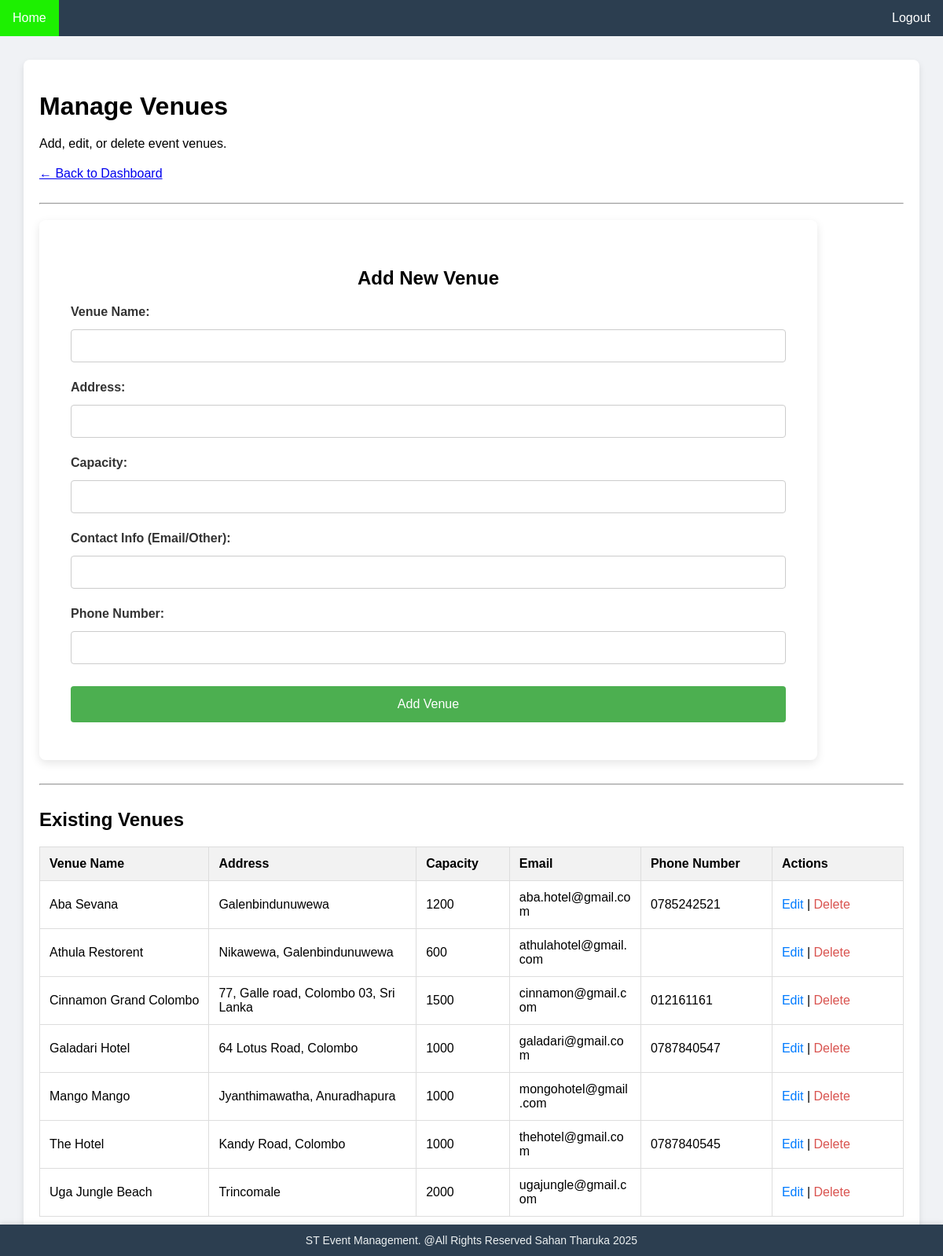
/manage-venues.php (signed in), run on the app's committed database.
### tables this page shows
CREATE TABLE IF NOT EXISTS `venues` (
  `venue_id` int UNSIGNED NOT NULL AUTO_INCREMENT,
  `venue_name` varchar(100) NOT NULL,
  `address` varchar(200) DEFAULT NULL,
  `capacity` int NOT NULL,
  `contact_info` varchar(100) DEFAULT NULL,
  `Phone_Number` varchar(20) DEFAULT NULL,
  `created_at` timestamp NOT NULL DEFAULT CURRENT_TIMESTAMP,
  PRIMARY KEY (`venue_id`)
);

### manage-venues.php (the view, shortened to what this page needs)
<?php
include_once 'header.php';
require_once 'includes/dbconnection.php';
?>
<div class="page-container" style="max-width: 1100px;"> <h1>Manage Venues</h1>
    <p style="margin-bottom: 20px;">Add, edit, or delete event venues.</p>
    <a href="staff.php" style="display:inline-block; margin-bottom: 20px;">&larr; Back to Dashboard</a>
    <hr>
    <div class="form-container" style="max-width: 100%; margin: 20px 0;">
        <form action="manage-venues.php" method="post">
            <h2>Add New Venue</h2>
            <div> <label>Venue Name:</label> <input type="text" name="venue_name" required> </div>
            <div> <label>Address:</label> <input type="text" name="address"> </div>
            <div> <label>Capacity:</label> <input type="number" name="capacity" required> </div>
            <div> <label>Contact Info (Email/Other):</label> <input type="text" name="contact_info"> </div>
            <div> <label>Phone Number:</label> <input type="text" name="Phone_Number"> </div>
            <button name="add_venue" type="submit">Add Venue</button>
        </form>
    </div>
    <hr style="margin:30px 0;">
    <h2>Existing Venues</h2>
    <table style="width:100%; border-collapse: collapse; margin-top: 20px; table-layout: fixed;">
        <thead style="background-color: #f2f2f2;">
            <tr>
                <th style="padding: 12px; border: 1px solid #ddd; text-align: left; width: 20%;">Venue Name</th>
                <th style="padding: 12px; border: 1px solid #ddd; text-align: left; width: 25%;">Address</th>
                <th style="padding: 12px; border: 1px solid #ddd; text-align: left; width: 10%;">Capacity</th>
                <th style="padding: 12px; border: 1px solid #ddd; text-align: left; width: 15%;">Email</th>
                <th style="padding: 12px; border: 1px solid #ddd; text-align: left; width: 15%;">Phone Number</th>
                <th style="padding: 12px; border: 1px solid #ddd; text-align: left; width: 15%;">Actions</th>
            </tr>
        </thead>
        <tbody>
            <?php
            $sql_select = "SELECT * FROM venues ORDER BY venue_name ASC";
            $result = $conn->query($sql_select);
            if ($result && $result->num_rows > 0) {
                while($row = $result->fetch_assoc()) {
                    echo "<tr>";
                    echo "<td style='padding: 12px; border: 1px solid #ddd; word-wrap: break-word;'>" . htmlspecialchars($row['venue_name'] ?? '') . "</td>";
                    echo "<td style='padding: 12px; border: 1px solid #ddd; word-wrap: break-word;'>" . htmlspecialchars($row['address'] ?? '') . "</td>";
                    echo "<td style='padding: 12px; border: 1px solid #ddd;'>" . htmlspecialchars($row['capacity'] ?? '') . "</td>";
                    echo "<td style='padding: 12px; border: 1px solid #ddd; word-wrap: break-word;'>" . htmlspecialchars($row['contact_info'] ?? '') . "</td>";
                    echo "<td style='padding: 12px; border: 1px solid #ddd; word-wrap: break-word;'>" . htmlspecialchars($row['Phone_Number'] ?? '') . "</td>";
                    echo "<td style='padding: 12px; border: 1px solid #ddd;'>";
                    echo "<a href='manage-venues.php?edit=" . (int)$row['venue_id'] . "' style='color:#007bff; text-decoration:none;'>Edit</a> | ";
                    $formId = 'del-' . (int)$row['venue_id'];
                    echo "<a href='#' onclick=\"if(confirm('Delete this venue? Any events using it must be updated first.')) document.getElementById('$formId').submit(); return false;\" style='color:#d9534f; text-decoration:none;'>Delete</a>";
                    echo "</td>";
                    echo "</tr>";
                }
            } else {
                echo "<tr><td colspan='6' style='padding: 12px; border: 1px solid #ddd; text-align: center;'>No venues found.</td></tr>";
            }
            ?>
        </tbody>
    </table>
</div>
<?php
    include_once 'footer.php';
?>

### header.php (style rules this page uses)
body { font-family:sans-serif;margin:0;padding:0;background-color:#f0f2f5; }
.form-container { width:90%;max-width:500px;margin:50px auto;text-align:center; }
.page-container { max-width:1100px;margin:30px auto;padding:20px;background-color:#fff;border-radius:8px;box-shadow:0 4px 8px rgba(0,0,0,0.1); }
.form-container h1, .page-container h1, .page-container h2 { margin-bottom:20px; }
form { border-radius:8px;background-color:#fff;padding:40px;box-shadow:0 4px 12px rgba(0,0,0,0.1); }
input[type=text],input[type=password],input[type=email],input[type=date],input[type=time],input[type=number],select,textarea { width:100%;padding:12px;margin:8px 0;display:inline-block;border:1px solid #ccc;border-radius:4px;box-sizing:border-box;font-size:14px; }
form label { display:block;text-align:left;margin-top:15px;margin-bottom:5px;font-weight:bold;color:#333; }
button { width:100%;background-color:#4CAF50;color:white;padding:14px;margin:20px 0 8px 0;border:none;border-radius:4px;cursor:pointer;font-size:16px; }

### data on the page
venues: venue_name "Aba Sevana", address "Galenbindunuwewa", capacity "1200", contact_info "aba.hotel@gmail.com", Phone_Number "0785242521"
venues: venue_name "Athula Restorent", address "Nikawewa, Galenbindunuwewa", capacity "600", contact_info "athulahotel@gmail.com"
venues: venue_name "Cinnamon Grand Colombo", address "77, Galle road, Colombo 03, Sri Lanka", capacity "1500", contact_info "cinnamon@gmail.com", Phone_Number "012161161"
venues: venue_name "Galadari Hotel", address "64 Lotus Road, Colombo", capacity "1000", contact_info "galadari@gmail.com", Phone_Number "0787840547"
venues: venue_name "Mango Mango", address "Jyanthimawatha, Anuradhapura", capacity "1000", contact_info "mongohotel@gmail.com"
venues: venue_name "The Hotel", address "Kandy Road, Colombo", capacity "1000", contact_info "thehotel@gmail.com", Phone_Number "0787840545"
venues: venue_name "Uga Jungle Beach", address "Trincomale", capacity "2000", contact_info "ugajungle@gmail.com"
